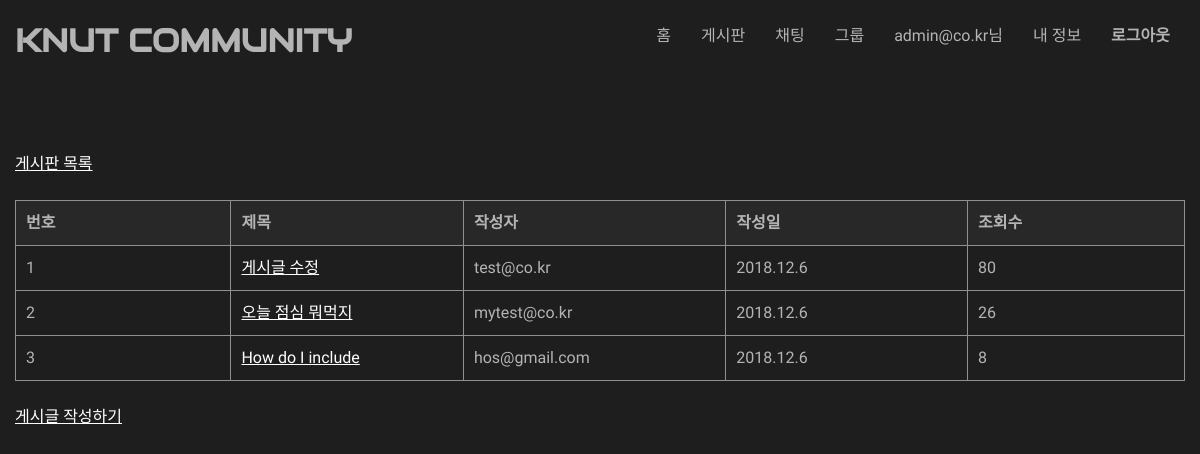
The app's page /classapp/board/1/ (signed in) with its own data.
### classapp/models.py (models this page shows, shortened)
class Post(models.Model):
    board = models.ForeignKey(Board, on_delete = models.CASCADE)
    title = models.CharField(max_length = 20)
    contents = models.CharField(max_length = 500)
    writer_s = models.ForeignKey(Student, on_delete = models.CASCADE,null=True,blank=True)
    writer_p = models.ForeignKey(Professor, on_delete = models.CASCADE,null=True,blank=True)
    pub_date = models.DateTimeField(default = datetime.now)
    view_count = models.IntegerField(default=0)

class Student(models.Model):
    email = models.EmailField(unique = True)
    password = models.CharField(max_length = 20)
    number = models.IntegerField()
    def __str__(self):
        return self.email

### classapp/views.py (the view)
# urls.py: path('board/<int:board_num>/',views.PostListView.as_view(),name='post_list'),  # 게시판 조회
class PostListView(ListView):
	model = models.Post
	def get(self, request, *args, **kwargs):
		if not request.session.get('login',False):
			return render(request, 'classapp/msg.html',{'msg':"권한이 없습니다"})
		board_num = kwargs['board_num']
		object_list = models.Post.objects.filter(board=board_num)
		return render(request, 'classapp/post_list.html', {'object_list':object_list,'board_num':board_num})

### classapp/templates/classapp/post_list.html
{% extends "classapp/base_board.html" %}
{% block content %}
<div class=board>
<table class="table">
    <thread>
    <tr>
        <th>번호</th>
        <th>제목</th>
        <th>작성자</th>
        <th>작성일</th>
        <th>조회수</th>
    </tr>
    </thread>
    <tbody>
    {% for post in object_list %}
    <tr>
        <td>{{post.id}}</td>
        <td><a href="{% url 'classapp:post_view' board_num post.id %}">{{ post.title }}</a></td>
        <td>
            {% if post.writer_s != None %}
                {{ post.writer_s }}
            {% else %}
                {{ post.writer_p }}
            {% endif %}
        </td>
        <td>{{ post.pub_date.year }}.{{ post.pub_date.month }}.{{ post.pub_date.day }}</td>
        <td>{{ post.view_count }}</td>
    </tr>
    {% endfor %}
    </tbody>
</table>
</div>
<br>
<a href="{% url 'classapp:post_write' board_num %}">게시글 작성하기</a>
{% endblock content %}

### classapp/templates/classapp/base.html (style rules this page uses)
body a { color: white; }
body { width:1170px; margin:0 auto; background-color:#1E1E1E; color: rgb(180, 180, 180); font-family: 'Nanum Gothic', serif; line-height:1.5em }
.board table { border-collapse: collapse; text-align: left; line-height: 1.5; margin : auto; }
.board table th { background-color:rgb(40,40,40); width: 150px; padding: 10px; font-weight: bold; vertical-align: top; border: 1px solid #909090; }
.board table td { width: 350px; padding: 10px; vertical-align: top; border: 1px solid #909090; }

### records on screen
Post: id "1", title "게시글 수정", writer_s "test@co.kr", pub_date.year "2018", pub_date.month "12", pub_date.day "6", view_count "80"
Post: id "2", title "오늘 점심 뭐먹지", writer_s "mytest@co.kr", pub_date.year "2018", pub_date.month "12", pub_date.day "6", view_count "26"
Post: id "3", title "How do I include", writer_s "hos@gmail.com", pub_date.year "2018", pub_date.month "12", pub_date.day "6", view_count "8"

### other values on screen
{{ request.session.email }} "admin@co.kr"
